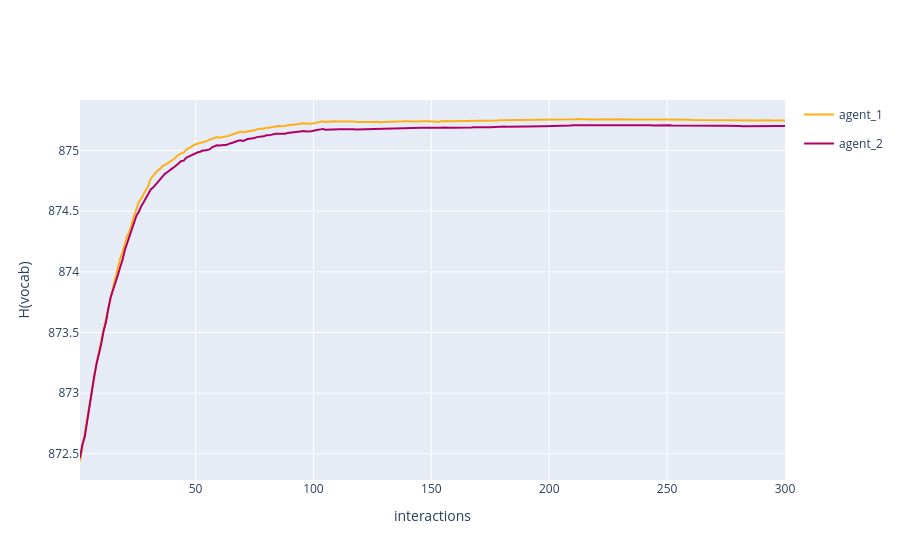

Notebook code cell kept with this figure:
### Code cell
fig = multi_agent_update_plot_from_df(
    H_dif,
    time_col='interaction_no',
    dif_col='delta'
)

fig.update_layout(
    # title='Dyadic interaction in a random environment',
    yaxis_title='H(vocab)',
    xaxis_title='interactions'
)
fig.show()

### Figure 1 — Plotly figure (JSON) as saved in the notebook; plotly's stock layout.template omitted (floating-point values rounded to 4 significant figures; data arrays with more than 128 entries replaced by an {"elided": "..."} marker saying what was removed)
{"data": [{"legendgroup": "agent_1", "line": {"color": "#FEAF16"}, "mode": "lines", "name": "agent_1", "showlegend": true, "x": {"elided": "300 int values"}, "y": {"elided": "300 float values"}, "type": "scatter"}, {"legendgroup": "agent_2", "line": {"color": "#B00068"}, "mode": "lines", "name": "agent_2", "showlegend": true, "x": {"elided": "300 int values"}, "y": {"elided": "300 float values"}, "type": "scatter"}], "layout": {"yaxis": {"title": {"text": "H(vocab)"}}, "xaxis": {"title": {"text": "interactions"}}}}
